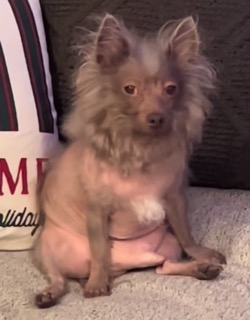
#> input picture imageScrambler/images/doggy.jpeg, 250 x 320 px
$ python app.py
#> lines starting #> are read from the running program, lines starting #| are printed output that depends on the picture
from PIL import Image
import numpy as np

# Load the image
image_path = 'images/doggy.jpeg'
image = Image.open(image_path)
#> image is the input picture: PIL image 250x320 RGB; mean R, G, B 132.6, 100.7, 93.8


def grey_scale(image):
    width, height = image.size

    # Convert the image to RGB mode if it's not already
    image = image.convert('RGB')

    # Initialize an empty list to store RGB values
    rgb_values = []

    # Iterate through each pixel and get the RGB values
    for y in range(height):
        for x in range(width):
            r, g, b = image.getpixel((x, y))
            rgb_values.append((r, g, b))

    # Modify the RGB values as needed (in this example, we are converting to grayscale)
    gray_values = []
    for r, g, b in rgb_values:
        gray = int((r + g + b) / 3)
        gray_values.append((gray, gray, gray))

    # Create a new image with the same dimensions
    grey_image = Image.new('RGB', (width, height))

    # Set the pixels of the new image
    for y in range(height):
        for x in range(width):
            grey_image.putpixel((x, y), gray_values[y * width + x])
    return grey_image


def encrypt(image, password):
    # Get image data as numpy array
    data = np.array(image)

    # Flatten image data
    flat_data = data.flatten()

    # Generate permutation based on password
    password_bytes = password.encode()  # to bytes
    np.random.seed(sum(password_bytes))  # Seed
    permutation = np.random.permutation(len(flat_data))

    # Rearrange image data according to permutation
    encrypted_data = flat_data[permutation]  # Numpy rearrange feature

    # Reshape encrypted data to original image shape
    encrypted_image = encrypted_data.reshape(data.shape)

    # Convert numpy array back to image
    encrypted_image = Image.fromarray(encrypted_image)

    return encrypted_image


def decrypt(image, password):
    # Get image data as numpy array
    data = np.array(image)

    # Flatten image data
    flat_data = data.flatten()

    # Generate the same permutation based on password
    password_bytes = password.encode()
    np.random.seed(sum(password_bytes))
    permutation = np.random.permutation(len(flat_data))

    # Inverse permutation to decrypt the data
    decrypted_data = flat_data[np.argsort(permutation)]  # argsort() --> inverse permutation

    # Reshape to original image shape
    decrypted_image = decrypted_data.reshape(data.shape)

    # Convert to image
    decrypted_image = Image.fromarray(decrypted_image)

    return decrypted_image


# Test the functions
new_image = encrypt(image, "ryder")
#> in encrypt, `encrypted_image = encrypted_data.reshape(data.shape)`:
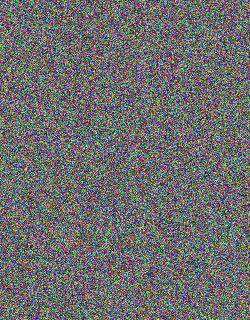
#> encrypted_image: shape (320, 250, 3); mean R, G, B 109.1, 108.8, 109.2
new_image2 = decrypt(new_image, "ryder")

# Show the images
image.show()
image4 = grey_scale(image)
#> after the loop in grey_scale, `for y in range(height):`: rgb_values = 80000 items
#> the loop in grey_scale, `for r, g, b in rgb_values:` made 80000 passes
#> (r, g, b, gray) on passes 1 to 3: (241, 210, 215, 222), (244, 215, 219, 226), (234, 208, 211, 217)
#> in grey_scale, `grey_image = Image.new('RGB', (width, height))`: grey_image: PIL image 250x320 RGB; every value is 0
#> after the loop in grey_scale, `for y in range(height):`:
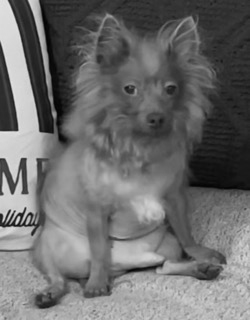
#> grey_image: PIL image 250x320 RGB; min 2, max 228, mean 108.7
image4.show()
new_image.show()
new_image2.show()
